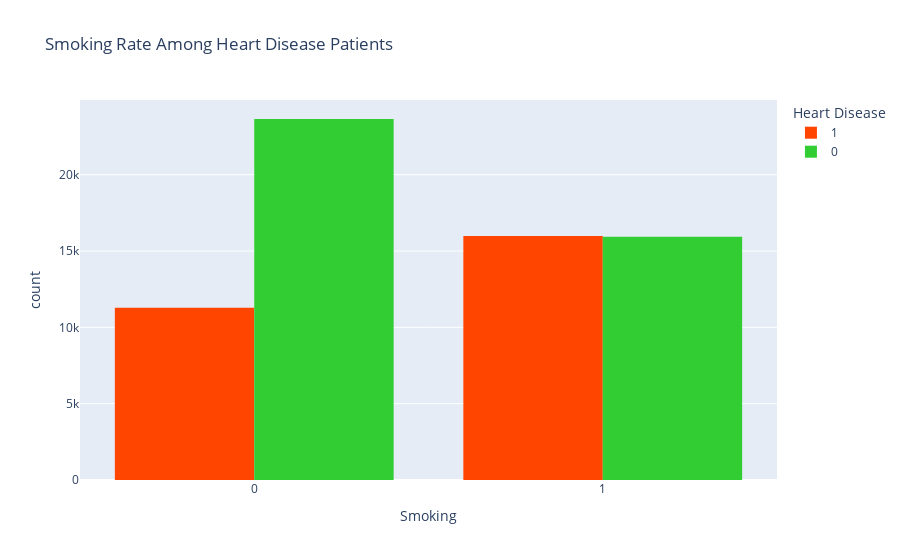

Notebook source saved alongside this figure:
### Code cell
fig = px.histogram(full_data, x="Smoking", color="HeartDisease", barmode="group",
                    title="Smoking Rate Among Heart Disease Patients",
                    color_discrete_sequence=["#FF4500", "#32CD32"],
                    labels={"Smoking": "Smoking", "HeartDisease": "Heart Disease"})
fig.show()

### Figure 1 — Plotly figure (JSON) as saved in the notebook; plotly's stock layout.template omitted (floating-point values rounded to 4 significant figures; data arrays with more than 128 entries replaced by an {"elided": "..."} marker saying what was removed)
{"data": [{"alignmentgroup": "True", "bingroup": "x", "hovertemplate": "Heart Disease=1<br>Smoking=%{x}<br>count=%{y}<extra></extra>", "legendgroup": "1", "marker": {"color": "#FF4500", "pattern": {"shape": ""}}, "name": "1", "offsetgroup": "1", "orientation": "v", "showlegend": true, "type": "histogram", "x": {"elided": "27257 int values"}, "xaxis": "x", "yaxis": "y"}, {"alignmentgroup": "True", "bingroup": "x", "hovertemplate": "Heart Disease=0<br>Smoking=%{x}<br>count=%{y}<extra></extra>", "legendgroup": "0", "marker": {"color": "#32CD32", "pattern": {"shape": ""}}, "name": "0", "offsetgroup": "0", "orientation": "v", "showlegend": true, "type": "histogram", "x": {"elided": "39572 int values"}, "xaxis": "x", "yaxis": "y"}], "layout": {"barmode": "group", "legend": {"title": {"text": "Heart Disease"}, "tracegroupgap": 0}, "title": {"text": "Smoking Rate Among Heart Disease Patients"}, "xaxis": {"anchor": "y", "domain": [0, 1], "title": {"text": "Smoking"}}, "yaxis": {"anchor": "x", "domain": [0, 1], "title": {"text": "count"}}}}
